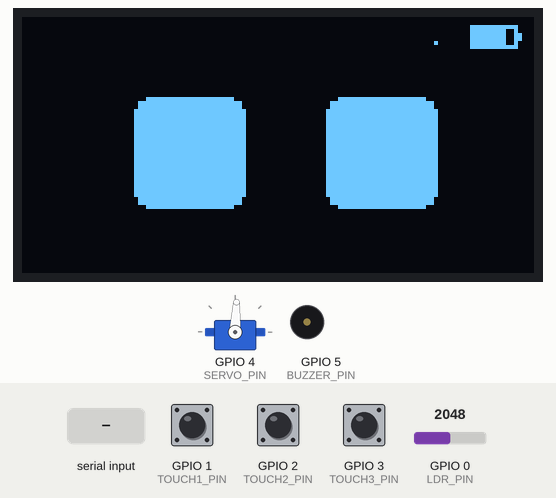
Bench run of a program on a simulated ESP32-C3. On the bench: 128×64 one-colour display, servo, buzzer (waves = sounding). The inputs (shaded band) are chosen by the test bench; at power-on: GPIO 1 (TOUCH1_PIN) HIGH, GPIO 3 (TOUCH3_PIN) HIGH, GPIO 2 (TOUCH2_PIN) HIGH, GPIO 0 (LDR_PIN) = 2048. Random numbers use the default seed unless the program sets one; what the program prints to the serial monitor is not drawn.

Above: at 4.2 s.
4.3 s: GPIO 1 (TOUCH1_PIN) pulled LOW for 0.15 s
At 5.8 s:
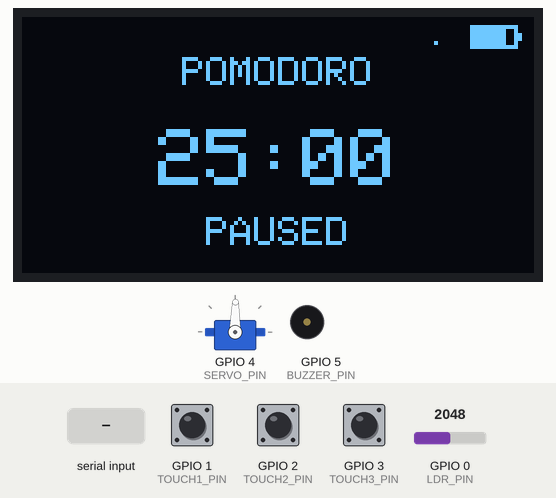
6.1 s: GPIO 3 (TOUCH3_PIN) pulled LOW for 0.15 s
At 6.9 s:
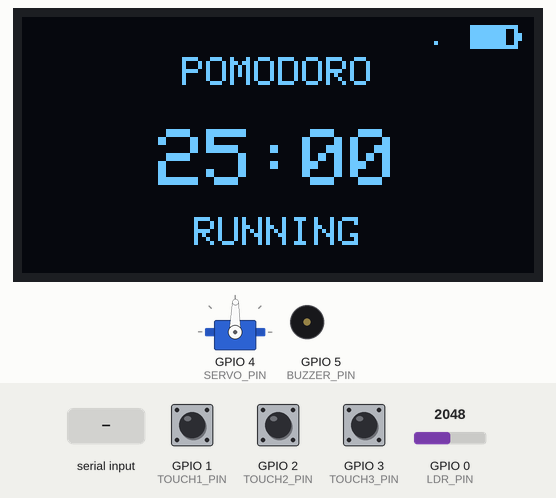
9.2 s: "3\n" received over Serial
At 10.4 s:
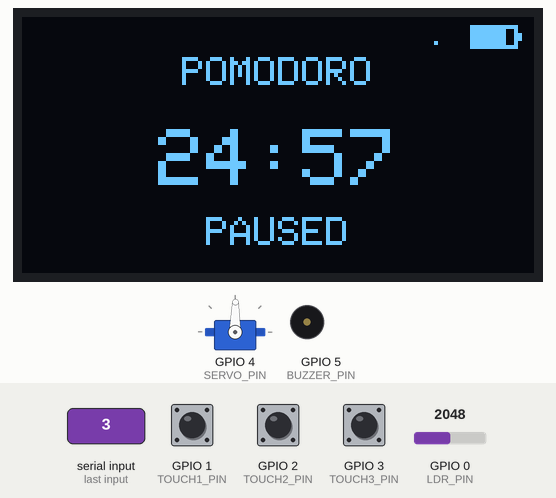
10.7 s: GPIO 2 (TOUCH2_PIN) pulled LOW for 0.15 s
At 13.59 s:
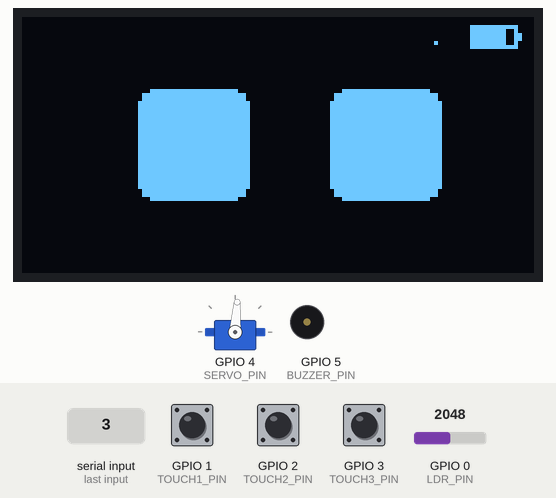
13.8 s: "2\n" received over Serial
At 15.6 s:
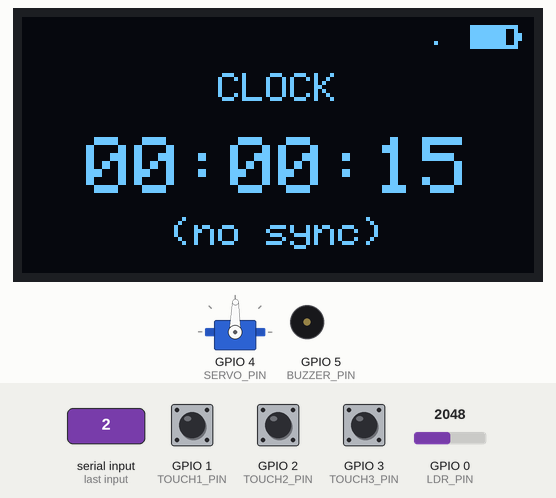
15.8 s: GPIO 2 (TOUCH2_PIN) pulled LOW for 1 s
At 17.0 s:
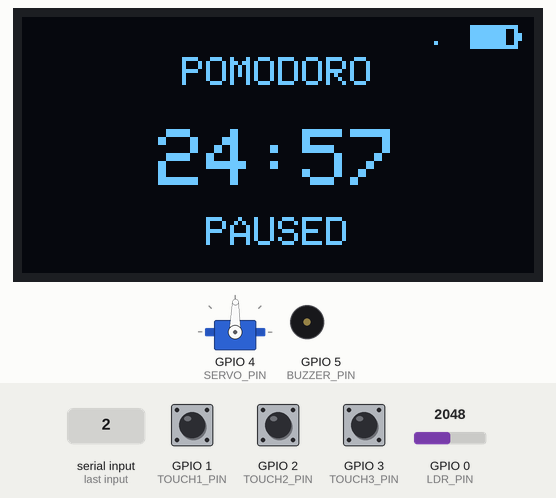
Timing chart, 0 to 18.8 s (numbered marks = the images above; inputs shaded):
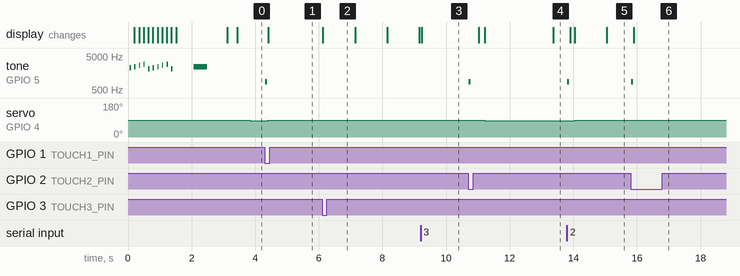

Measured:
- after the input at 4.3 s, tone on GPIO 5 (BUZZER_PIN): silent → 880 Hz at once, → silent 0.06 s later; servo on GPIO 4 (SERVO_PIN): 87° → 88° after 0.11 s, → 89° 0.29 s later; the display: changes after 0.11 s (image 1)
- after the input at 6.1 s, the display: changes at once (image 2)
- after the input at 10.7 s, tone on GPIO 5 (BUZZER_PIN): silent → 880 Hz at once, → silent 0.06 s later; the display: first changes after 0.32 s (image 4 shows a later state)
- after the input at 13.8 s, tone on GPIO 5 (BUZZER_PIN): silent → 880 Hz at once, → silent 0.06 s later; servo on GPIO 4 (SERVO_PIN): 86° → 87° after 0.07 s, → 88° 0.18 s later, → 89° 0.29 s later
- after the input at 15.8 s, tone on GPIO 5 (BUZZER_PIN): silent → 880 Hz at once, → silent 0.06 s later

The program:

main.cpp
```cpp
#include <Arduino.h>
#include "Config.h"
#include "Face.h"
#include "Animation.h"
#include "Splash.h"
#include "Pages.h"

Adafruit_SSD1306 display(SCREEN_WIDTH, SCREEN_HEIGHT, &Wire, -1);
Servo neck;

static PageType currentPage = PAGE_FACE;
static PomodoroState pomodoroState = {false, 25 * 60, 0};
static constexpr uint32_t kPomodoroDurationSec = 25 * 60;
static constexpr int kPageBuzzerChannel = 4;
static constexpr int kPageBuzzerResolution = 8;
static constexpr int kPageBuzzerFreq = 880;
static constexpr uint32_t kTouchDebounceMs = 40;
static constexpr uint16_t kLdrMinContrast = 16;
static constexpr uint16_t kLdrMaxContrast = 255;
static constexpr uint32_t kLdrLogIntervalMs = 1000;
static constexpr uint32_t kPettingHoldMs = 1200;
static constexpr uint32_t kInputIgnoreMs = 600;
static constexpr float kServoCenterDeg = 90.0f;
static constexpr float kServoMaxDeltaDeg = 15.0f;
static constexpr float kServoGain = 0.8f;

static void playPageBeep() {
  static bool buzzerInit = false;
  if (!buzzerInit) {
    ledcSetup(kPageBuzzerChannel, kPageBuzzerFreq, kPageBuzzerResolution);
    ledcAttachPin(BUZZER_PIN, kPageBuzzerChannel);
    buzzerInit = true;
  }
  ledcWriteTone(kPageBuzzerChannel, kPageBuzzerFreq);
  delay(60);
  ledcWriteTone(kPageBuzzerChannel, 0);
}

static void handleSerialInput() {
  while (Serial.available() > 0) {
    char cmd = static_cast<char>(Serial.read());
    if (cmd == '\n' || cmd == '\r') {
      continue;
    }
    if (cmd == '1') {
      currentPage = static_cast<PageType>((currentPage + 2) % 3);
      playPageBeep();
    } else if (cmd == '2') {
      currentPage = static_cast<PageType>((currentPage + 1) % 3);
      playPageBeep();
    } else if (cmd == '3') {
      if (currentPage == PAGE_POMODORO) {
        if (pomodoroState.remainingSec == 0) {
          resetPomodoro(pomodoroState, kPomodoroDurationSec);
          pomodoroState.running = true;
          pomodoroState.lastTickMs = millis();
        } else {
          pomodoroState.running = !pomodoroState.running;
          pomodoroState.lastTickMs = millis();
        }
      }
    }
  }
}

static bool readPressed(uint8_t pin, bool &lastStable, uint32_t &lastChangeMs) {
  const bool rawPressed = digitalRead(pin) == LOW;
  const uint32_t nowMs = millis();
  if (rawPressed != lastStable && nowMs - lastChangeMs >= kTouchDebounceMs) {
    lastStable = rawPressed;
    lastChangeMs = nowMs;
    return rawPressed;
  }
  return false;
}

static void handleTouchInput(uint32_t nowMs, uint32_t bootMs, uint32_t &pettingUntilMs) {
  static bool t1Stable = false;
  static bool t2Stable = false;
  static bool t3Stable = false;
  static uint32_t t1ChangeMs = 0;
  static uint32_t t2ChangeMs = 0;
  static uint32_t t3ChangeMs = 0;
  static bool initialized = false;

  if (nowMs - bootMs < kInputIgnoreMs) {
    return;
  }

  if (!initialized) {
    t1Stable = digitalRead(TOUCH1_PIN) == LOW;
    t2Stable = digitalRead(TOUCH2_PIN) == LOW;
    t3Stable = digitalRead(TOUCH3_PIN) == LOW;
    t1ChangeMs = nowMs;
    t2ChangeMs = nowMs;
    t3ChangeMs = nowMs;
    initialized = true;
    return;
  }

  if (readPressed(TOUCH1_PIN, t1Stable, t1ChangeMs)) {
    currentPage = static_cast<PageType>((currentPage + 2) % 3);
    playPageBeep();
  }

  if (readPressed(TOUCH2_PIN, t2Stable, t2ChangeMs)) {
    currentPage = static_cast<PageType>((currentPage + 1) % 3);
    playPageBeep();
  }

  if (readPressed(TOUCH3_PIN, t3Stable, t3ChangeMs)) {
    if (currentPage == PAGE_POMODORO) {
      if (pomodoroState.remainingSec == 0) {
        resetPomodoro(pomodoroState, kPomodoroDurationSec);
        pomodoroState.running = true;
        pomodoroState.lastTickMs = millis();
      } else {
        pomodoroState.running = !pomodoroState.running;
        pomodoroState.lastTickMs = millis();
      }
    } else if (currentPage == PAGE_FACE) {
      if (nowMs > pettingUntilMs) {
        pettingUntilMs = nowMs + kPettingHoldMs;
        playHum();
      }
    }
  }
}

static int updateLdr(uint32_t nowMs) {
  static uint32_t lastLogMs = 0;
  const int raw = analogRead(LDR_PIN);
  const uint16_t contrast = static_cast<uint16_t>(map(raw, 0, 4095, kLdrMinContrast, kLdrMaxContrast));
  display.ssd1306_command(SSD1306_SETCONTRAST);
  display.ssd1306_command(contrast);

  if (nowMs - lastLogMs >= kLdrLogIntervalMs) {
    lastLogMs = nowMs;
    Serial.print("LDR raw: ");
    Serial.print(raw);
    Serial.print(" contrast: ");
    Serial.println(contrast);
  }

  return raw;
}

void setup() {
  Serial.begin(115200);
  Wire.begin(SDA_PIN, SCL_PIN);
  display.begin(SSD1306_SWITCHCAPVCC, 0x3C);
  display.setRotation(2);

  showSplash();

  wifiConnected = false;
  ntpSynced = false;

  pinMode(TOUCH1_PIN, INPUT_PULLUP);
  pinMode(TOUCH2_PIN, INPUT_PULLUP);
  pinMode(TOUCH3_PIN, INPUT_PULLUP);
  pinMode(LDR_PIN, INPUT);

  ESP32PWM::allocateTimer(1);
  neck.setPeriodHertz(50);
  neck.attach(SERVO_PIN, 544, 2400);

  neck.write(90);

  resetPomodoro(pomodoroState, kPomodoroDurationSec);
}

void loop() {
  static uint32_t pettingUntilMs = 0;
  static const uint32_t bootMs = millis();
  static float lastFaceServo = 90.0f;
  static float lastFaceX = 0.0f;
  static float lastFaceY = 0.0f;
  static float lastFaceW = 28.0f;
  static float lastFaceH = 28.0f;
  static float lastFaceBlink = 0.0f;
  static PageType lastPage = PAGE_FACE;
  static bool returningToFace = false;
  const uint32_t nowMs = millis();

  handleSerialInput();
  handleTouchInput(nowMs, bootMs, pettingUntilMs);
  updateLdr(nowMs);

  updatePomodoro(pomodoroState, nowMs);

  if (currentPage == PAGE_FACE) {
    if (lastPage != PAGE_FACE) {
      curX = 0;
      curY = 0;
      curW = 28;
      curH = 28;
      curBlink = 0.0f;
      tarX = 0;
      tarY = 0;
      tarW = 28;
      tarH = 28;
      tarBlink = 0.0f;
      curS = kServoCenterDeg;
      tarS = kServoCenterDeg;
      lastFaceX = 0.0f;
      lastFaceY = 0.0f;
      lastFaceW = 28.0f;
      lastFaceH = 28.0f;
      lastFaceBlink = 0.0f;
      lastFaceServo = kServoCenterDeg;
      returningToFace = true;
    }
    if (returningToFace) {
      returningToFace = false;
    } else {
      handleIdleLogic();
    }
    if (nowMs < pettingUntilMs) {
      const int wobble = (nowMs / 120) % 2 == 0 ? -2 : 2;
      tarX = wobble;
      tarY = wobble / 2;
      tarW = 34;
      tarH = 18;
      tarBlink = 0.0f;
    } else {
      tarW = 28;
      tarH = 28;
    }
    tarS = constrain(kServoCenterDeg - (tarX * kServoGain),
             kServoCenterDeg - kServoMaxDeltaDeg,
             kServoCenterDeg + kServoMaxDeltaDeg);
  } else {
    tarX = 0;
    tarY = 0;
    tarW = 28;
    tarH = 28;
    tarS = kServoCenterDeg;
  }

  lastPage = currentPage;

  updatePhysics(neck);

  if (currentPage == PAGE_FACE) {
    lastFaceX = curX;
    lastFaceY = curY;
    lastFaceW = curW;
    lastFaceH = curH;
    lastFaceBlink = curBlink;
    lastFaceServo = curS;
  }

  display.clearDisplay();
  drawNavbar(85, wifiConnected);

  if (currentPage == PAGE_FACE) {
    renderFace();
  } else if (currentPage == PAGE_CLOCK) {
    if (ntpSynced) {
      renderClockPageNTP();
    } else {
      renderClockPage(nowMs);
    }
  } else if (currentPage == PAGE_POMODORO) {
    renderPomodoroPage(pomodoroState);
  }

  display.display();
  delay(10);
}
```

Animation.h
```cpp
#ifndef ANIMATION_H
#define ANIMATION_H

#include <Arduino.h>
#include "Config.h"

extern unsigned long nextIdleAction;
extern unsigned long nextBlinkTime;
extern unsigned long blinkReleaseTime;

static inline void playHum() {
  static bool buzzerInit = false;
  constexpr int kHumChannel = 4;
  constexpr int kHumResolution = 8;
  constexpr int kHumFreq = 220; // soft hum
  if (!buzzerInit) {
    ledcSetup(kHumChannel, kHumFreq, kHumResolution);
    ledcAttachPin(BUZZER_PIN, kHumChannel);
    buzzerInit = true;
  }
  ledcWriteTone(kHumChannel, kHumFreq);
  delay(120);
  ledcWriteTone(kHumChannel, 0);
}

void handleIdleLogic() {
  unsigned long now = millis();
  static unsigned long lastHumTime = 0;
  if (now > nextIdleAction) {
    const bool lookAway = random(1000) < 140;
    if (lookAway) {
      tarX = random(-22, 22);
      tarY = random(-12, 10);
      if (now - lastHumTime > 2000) {
        playHum();
        lastHumTime = now;
      }
    } else {
      tarX = random(-4, 5);
      tarY = random(-3, 4);
    }
    tarS = constrain(90 + (tarX * 1.8), 40, 140);
    nextIdleAction = now + random(2400, 7000);
  }

  if (now > nextBlinkTime) {
    tarBlink = 1.0f;
    blinkReleaseTime = now + random(110, 180);
    nextBlinkTime = now + random(2200, 6000);
  }
  if (tarBlink > 0.0f && now > blinkReleaseTime) {
    tarBlink = 0.0f;
  }
}

void updatePhysics(Servo &s) {
  // LERP Animasi
  curX += (tarX - curX) * 0.12;
  curY += (tarY - curY) * 0.12;
  curW += (tarW - curW) * 0.15;
  curH += (tarH - curH) * 0.25;
  curS += (tarS - curS) * 0.08;
  curBlink += (tarBlink - curBlink) * 0.35;

  unsigned long now = millis();
  // Gunakan variabel global yang sudah extern
  if (now - lastServoUpdate >= 50) {
    int targetInt = (int)curS;
    if (abs(lastWrittenServo - targetInt) >= 1) {
      s.write(targetInt);
      lastWrittenServo = targetInt;
      lastServoUpdate = now;
    }
  }
}

#endif
```

Face.h
```cpp
#ifndef FACE_H
#define FACE_H

#include "Config.h"

void drawNavbar(int batteryPct, bool wifiConnected) {
  display.setTextSize(1);
  display.setTextColor(WHITE);

  int xW = 100;
  if (wifiConnected) {
    display.fillRect(xW, 6, 2, 2, WHITE);
    display.fillRect(xW + 3, 4, 2, 4, WHITE);
    display.fillRect(xW + 6, 2, 2, 6, WHITE);
  } else {
    display.drawPixel(xW + 3, 6, WHITE);
  }

  // 2. Icon Baterai (Diperkecil)
  int xB = 112; // Posisi X Batre
  display.drawRect(xB, 2, 12, 6, WHITE); // Body lebih kecil
  display.fillRect(xB + 12, 4, 1, 2, WHITE); // Kepala batre

  int barWidth = map(batteryPct, 0, 100, 0, 10);
  display.fillRect(xB + 1, 3, barWidth, 4, WHITE);
}

void renderFace() {
  int xL = 40 + curX;
  int xR = 88 + curX;
  int y = 35 + curY; // Sedikit naik karena navbar sudah tipis tanpa teks

  // Mata tetap pakai RoundRect biar estetik
  display.fillRoundRect(xL - curW/2, y - curH/2, curW, curH, 4, WHITE);
  display.fillRoundRect(xR - curW/2, y - curH/2, curW, curH, 4, WHITE);

  // Eyelids for blink (draw black masks from top/bottom)
  float blink = constrain(curBlink, 0.0f, 1.0f);
  if (blink > 0.01f) {
    int lid = static_cast<int>((curH * blink) / 2.0f);
    int eyeW = static_cast<int>(curW);
    int eyeH = static_cast<int>(curH);
    display.fillRect(xL - eyeW/2, y - eyeH/2, eyeW, lid, BLACK);
    display.fillRect(xL - eyeW/2, y + eyeH/2 - lid, eyeW, lid, BLACK);
    display.fillRect(xR - eyeW/2, y - eyeH/2, eyeW, lid, BLACK);
    display.fillRect(xR - eyeW/2, y + eyeH/2 - lid, eyeW, lid, BLACK);
  }

  // Mouth intentionally omitted for a cleaner expression
}

#endif
```

Pages.h
```cpp
#ifndef PAGES_H
#define PAGES_H

#include <Arduino.h>
#include "Config.h"

enum PageType : uint8_t {
  PAGE_FACE = 0,
  PAGE_CLOCK = 1,
  PAGE_POMODORO = 2
};

struct PomodoroState {
  bool running;
  uint32_t remainingSec;
  uint32_t lastTickMs;
};

void renderClockPage(uint32_t nowMs);
void renderClockPageNTP();
void renderPomodoroPage(const PomodoroState &state);
void updatePomodoro(PomodoroState &state, uint32_t nowMs);
void resetPomodoro(PomodoroState &state, uint32_t durationSec);

#endif
```

Splash.h
```cpp
#ifndef SPLASH_H
#define SPLASH_H

#include <Arduino.h>
#include "Config.h"

void showSplash();

#endif
```

WebDashboard.h
```cpp
#ifndef WEB_DASHBOARD_H
#define WEB_DASHBOARD_H

#include <Arduino.h>
#include "Config.h"
#include "Pages.h"

void setupWebServer();
void setWebPageRef(PageType *page);
void setWebPomodoroRef(PomodoroState *state);

#endif
```

Globals.cpp
```cpp
#include "Config.h"

// Global animation state
float curX = 0;
float curY = 0;
float curW = 28;
float curH = 28;
float curS = 90;

float tarX = 0;
float tarY = 0;
float tarW = 28;
float tarH = 28;
float tarS = 90;
float tarBlink = 0;

int lastWrittenServo = -1;
unsigned long lastServoUpdate = 0;

unsigned long nextIdleAction = 0;
unsigned long nextBlinkTime = 0;
unsigned long blinkReleaseTime = 0;

float curBlink = 0;

bool wifiConnected = false;
bool ntpSynced = false;
```

Pages.cpp
```cpp
#include "Pages.h"

namespace
{
  void drawCenteredText(const char *text, int16_t y, uint8_t textSize)
  {
    display.setTextSize(textSize);
    display.setTextColor(WHITE);
    int16_t x = (SCREEN_WIDTH - (6 * textSize * strlen(text))) / 2;
    display.setCursor(x, y);
    display.print(text);
  }

  void formatTime(uint32_t totalSeconds, char *out, size_t outSize)
  {
    uint32_t hours = totalSeconds / 3600;
    uint32_t minutes = (totalSeconds % 3600) / 60;
    uint32_t seconds = totalSeconds % 60;
    snprintf(out, outSize, "%02lu:%02lu:%02lu",
             static_cast<unsigned long>(hours % 24),
             static_cast<unsigned long>(minutes),
             static_cast<unsigned long>(seconds));
  }

  void formatMinutes(uint32_t totalSeconds, char *out, size_t outSize)
  {
    uint32_t minutes = totalSeconds / 60;
    uint32_t seconds = totalSeconds % 60;
    snprintf(out, outSize, "%02lu:%02lu",
             static_cast<unsigned long>(minutes),
             static_cast<unsigned long>(seconds));
  }
} // namespace

void renderClockPage(uint32_t nowMs)
{
  const uint32_t totalSeconds = nowMs / 1000;
  char timeBuf[16];
  formatTime(totalSeconds, timeBuf, sizeof(timeBuf));

  drawCenteredText("CLOCK", 14, 1);
  drawCenteredText(timeBuf, 30, 2);
  drawCenteredText("(no sync)", 50, 1);
}

void renderClockPageNTP()
{
  struct tm timeinfo;
  if (!getLocalTime(&timeinfo))
  {
    drawCenteredText("CLOCK", 14, 1);
    drawCenteredText("SYNCING...", 30, 1);
    return;
  }
  char timeBuf[16];
  snprintf(timeBuf, sizeof(timeBuf), "%02d:%02d:%02d",
           timeinfo.tm_hour, timeinfo.tm_min, timeinfo.tm_sec);

  char dateBuf[16];
  snprintf(dateBuf, sizeof(dateBuf), "%02d/%02d/%04d",
           timeinfo.tm_mday, timeinfo.tm_mon + 1, timeinfo.tm_year + 1900);

  drawCenteredText(dateBuf, 14, 1);
  drawCenteredText(timeBuf, 28, 2);
}

void renderPomodoroPage(const PomodoroState &state)
{
  char timeBuf[16];
  formatMinutes(state.remainingSec, timeBuf, sizeof(timeBuf));

  drawCenteredText("POMODORO", 10, 1);
  drawCenteredText(timeBuf, 28, 2);
  drawCenteredText(state.running ? "RUNNING" : "PAUSED", 50, 1);
}

void updatePomodoro(PomodoroState &state, uint32_t nowMs)
{
  if (!state.running)
  {
    state.lastTickMs = nowMs;
    return;
  }

  if (nowMs - state.lastTickMs >= 1000)
  {
    uint32_t elapsed = (nowMs - state.lastTickMs) / 1000;
    state.lastTickMs += elapsed * 1000;
    if (state.remainingSec > elapsed)
    {
      state.remainingSec -= elapsed;
    }
    else
    {
      state.remainingSec = 0;
      state.running = false;
    }
  }
}

void resetPomodoro(PomodoroState &state, uint32_t durationSec)
{
  state.running = false;
  state.remainingSec = durationSec;
  state.lastTickMs = millis();
}
```

Splash.cpp
```cpp
#include "Splash.h"

namespace {
constexpr int kBuzzerChannel = 4;
constexpr int kBuzzerResolution = 8;
constexpr int kBuzzerBaseFreq = 2093; // C7
constexpr int kBuzzerTickMs = 40;
constexpr int kBuzzerEndMs = 420;
constexpr int kTextSize = 2;
constexpr const char *kTitle = "Tamagonano";
constexpr const char *kSubtitle = "Made with \x03 by Oiq";
constexpr int kHoldMs = 600;

int textWidthPx() {
  const int charWidth = 6 * kTextSize;
  return static_cast<int>(strlen(kTitle)) * charWidth;
}

void playTick(int freq, int durationMs = kBuzzerTickMs) {
  ledcWriteTone(kBuzzerChannel, freq);
  delay(durationMs);
  ledcWriteTone(kBuzzerChannel, 0);
}
} // namespace

void showSplash() {
  ledcSetup(kBuzzerChannel, kBuzzerBaseFreq, kBuzzerResolution);
  ledcAttachPin(BUZZER_PIN, kBuzzerChannel);

  display.clearDisplay();
  display.setTextSize(kTextSize);
  display.setTextColor(WHITE);

  const int textWidth = textWidthPx();
  const int titleHeight = 8 * kTextSize;
  const int subtitleHeight = 8;
  const int totalHeight = titleHeight + 6 + subtitleHeight;
  const int x = (SCREEN_WIDTH - textWidth) / 2;
  const int y = (SCREEN_HEIGHT - totalHeight) / 2;

  for (size_t i = 1; i <= strlen(kTitle); ++i) {
    display.clearDisplay();
    display.setCursor(x, y);
    display.write(reinterpret_cast<const uint8_t *>(kTitle), i);
    display.setTextSize(1);
    display.setCursor((SCREEN_WIDTH - (6 * static_cast<int>(strlen(kSubtitle)))) / 2, y + titleHeight + 6);
    display.print(kSubtitle);
    display.setTextSize(kTextSize);
    display.display();
    const int freq = kBuzzerBaseFreq + static_cast<int>(i % 5) * 180;
    playTick(freq);
    delay(80);
  }

  // Blur effect by drawing offsets around the text.
  for (int blur = 0; blur < 4; ++blur) {
    display.clearDisplay();
    display.setTextSize(kTextSize);
    for (int dx = -1; dx <= 1; ++dx) {
      for (int dy = -1; dy <= 1; ++dy) {
        if (dx == 0 && dy == 0) continue;
        display.setCursor(x + dx, y + dy);
        display.print(kTitle);
      }
    }
    display.setCursor(x, y);
    display.print(kTitle);
    display.setTextSize(1);
    display.setCursor((SCREEN_WIDTH - (6 * static_cast<int>(strlen(kSubtitle)))) / 2, y + titleHeight + 6);
    display.print(kSubtitle);
    display.display();
    delay(120);
  }

  playTick(kBuzzerBaseFreq + 320, kBuzzerEndMs);
  delay(kHoldMs);
  ledcDetachPin(BUZZER_PIN);
}
```

Config.h
```cpp
#ifndef CONFIG_H
#define CONFIG_H

#include <Wire.h>
#include <Adafruit_GFX.h>
#include <Adafruit_SSD1306.h>
#include <ESP32Servo.h>
#include <time.h>

#define SDA_PIN 8
#define SCL_PIN 9
#define SERVO_PIN 4
#define BUZZER_PIN 5
#define TOUCH1_PIN 1
#define TOUCH2_PIN 2
#define TOUCH3_PIN 3
#define LDR_PIN 0
#define SCREEN_WIDTH 128
#define SCREEN_HEIGHT 64

#define NTP_SERVER "pool.ntp.org"
#define GMT_OFFSET_SEC 25200   // WIB UTC+7
#define DAYLIGHT_OFFSET_SEC 0

extern Adafruit_SSD1306 display;

extern float curX, curY, curW, curH, curS;
extern float tarX, tarY, tarW, tarH, tarS;
extern float curBlink, tarBlink;
extern int lastWrittenServo;
extern unsigned long lastServoUpdate;

extern bool wifiConnected;
extern bool ntpSynced;

#endif
```

Source omitted: WebDashboard.cpp (7002 bytes)
